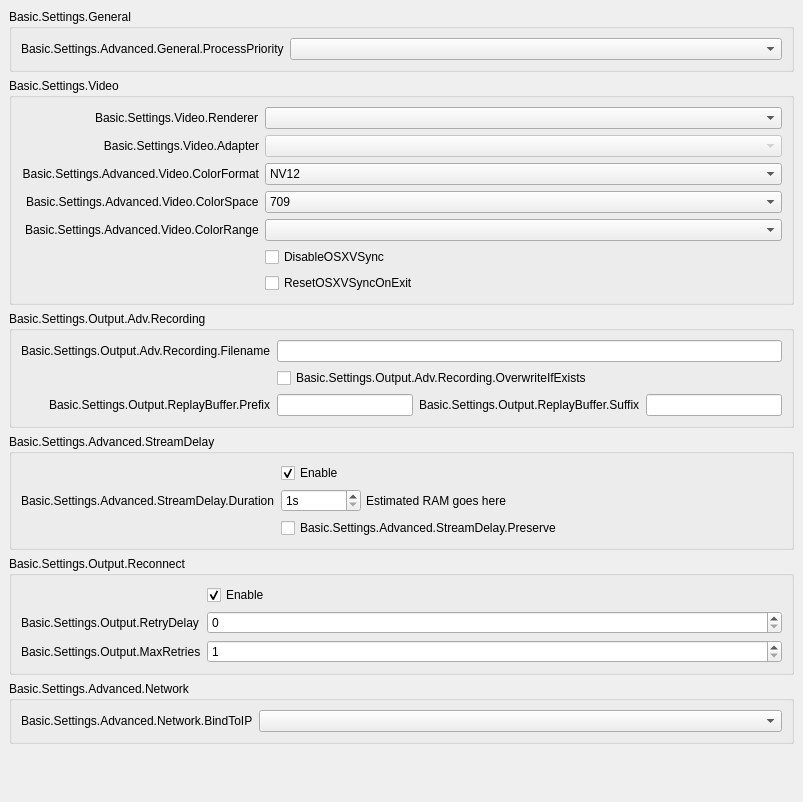
           <widget class="QWidget" name="scrollAreaWidgetContents">
            <property name="geometry">
             <rect>
              <x>0</x>
              <y>0</y>
              <width>803</width>
              <height>709</height>
             </rect>
            </property>
            <layout class="QVBoxLayout" name="verticalLayout_16">
             <property name="leftMargin">
              <number>0</number>
             </property>
             <property name="topMargin">
              <number>0</number>
             </property>
             <property name="rightMargin">
              <number>0</number>
             </property>
             <property name="bottomMargin">
              <number>9</number>
             </property>
             <item alignment="Qt::AlignTop">
              <widget class="QWidget" name="widget_11" native="true">
               <layout class="QVBoxLayout" name="verticalLayout_17">
                <item>
                 <widget class="QGroupBox" name="advancedGeneralGroupBox">
                  <property name="title">
                   <string>Basic.Settings.General</string>
                  </property>
                  <layout class="QFormLayout" name="formLayout_22">
                   <item row="0" column="0">
                    <widget class="QLabel" name="processPriorityLabel">
                     <property name="text">
                      <string>Basic.Settings.Advanced.General.ProcessPriority</string>
                     </property>
                     <property name="buddy">
                      <cstring>processPriority</cstring>
                     </property>
                    </widget>
                   </item>
                   <item row="0" column="1">
                    <widget class="QComboBox" name="processPriority"/>
                   </item>
                  </layout>
                 </widget>
                </item>
                <item>
                 <widget class="QGroupBox" name="advancedVideoContainer">
                  <property name="title">
                   <string>Basic.Settings.Video</string>
                  </property>
                  <layout class="QFormLayout" name="formLayout_14">
                   <property name="fieldGrowthPolicy">
                    <enum>QFormLayout::AllNonFixedFieldsGrow</enum>
                   </property>
                   <property name="labelAlignment">
                    <set>Qt::AlignRight|Qt::AlignTrailing|Qt::AlignVCenter</set>
                   </property>
                   <item row="2" column="0">
                    <widget class="QLabel" name="label_30">
                     <property name="minimumSize">
                      <size>
                       <width>0</width>
                       <height>0</height>
                      </size>
                     </property>
                     <property name="text">
                      <string>Basic.Settings.Advanced.Video.ColorFormat</string>
                     </property>
                     <property name="alignment">
                      <set>Qt::AlignRight|Qt::AlignTrailing|Qt::AlignVCenter</set>
                     </property>
                     <property name="buddy">
                      <cstring>colorFormat</cstring>
                     </property>
                    </widget>
                   </item>
                   <item row="2" column="1">
                    <widget class="QComboBox" name="colorFormat">
                     <item>
                      <property name="text">
                       <string notr="true">NV12</string>
                      </property>
                     </item>
                     <item>
                      <property name="text">
                       <string notr="true">I420</string>
                      </property>
                     </item>
                     <item>
                      <property name="text">
                       <string>I444</string>
                      </property>
                     </item>
                     <item>
                      <property name="text">
                       <string notr="true">RGB</string>
                      </property>
                     </item>
                    </widget>
                   </item>
                   <item row="4" column="0">
                    <widget class="QLabel" name="label_34">
                     <property name="text">
                      <string>Basic.Settings.Advanced.Video.ColorRange</string>
                     </property>
                     <property name="buddy">
                      <cstring>colorRange</cstring>
                     </property>
                    </widget>
                   </item>
                   <item row="4" column="1">
                    <widget class="QComboBox" name="colorRange"/>
                   </item>
                   <item row="3" column="0">
                    <widget class="QLabel" name="label_33">
                     <property name="text">
                      <string>Basic.Settings.Advanced.Video.ColorSpace</string>
                     </property>
                     <property name="buddy">
                      <cstring>colorSpace</cstring>
                     </property>
                    </widget>
                   </item>
                   <item row="3" column="1">
                    <widget class="QComboBox" name="colorSpace">
                     <item>
                      <property name="text">
                       <string notr="true">709</string>
                      </property>
                     </item>
                     <item>
                      <property name="text">
                       <string notr="true">601</string>
                      </property>
                     </item>
                    </widget>
                   </item>
                   <item row="0" column="0">
                    <widget class="QLabel" name="rendererLabel">
                     <property name="text">
                      <string>Basic.Settings.Video.Renderer</string>
                     </property>
                     <property name="buddy">
                      <cstring>renderer</cstring>
                     </property>
                    </widget>
                   </item>
                   <item row="0" column="1">
                    <widget class="QComboBox" name="renderer">
                     <property name="currentText">
                      <string notr="true"/>
                     </property>
                    </widget>
                   </item>
                   <item row="1" column="0">
                    <widget class="QLabel" name="adapterLabel">
                     <property name="text">
                      <string>Basic.Settings.Video.Adapter</string>
                     </property>
                     <property name="alignment">
                      <set>Qt::AlignRight|Qt::AlignTrailing|Qt::AlignVCenter</set>
                     </property>
                     <property name="buddy">
                      <cstring>adapter</cstring>
                     </property>
                    </widget>
                   </item>
                   <item row="1" column="1">
                    <widget class="QComboBox" name="adapter">
                     <property name="enabled">
                      <bool>false</bool>
                     </property>
                     <property name="currentText">
                      <string notr="true"/>
                     </property>
                    </widget>
                   </item>
                   <item row="5" column="1">
                    <widget class="QCheckBox" name="disableOSXVSync">
                     <property name="text">
                      <string>DisableOSXVSync</string>
                     </property>
                    </widget>
                   </item>
                   <item row="6" column="1">
                    <widget class="QCheckBox" name="resetOSXVSync">
                     <property name="text">
                      <string>ResetOSXVSyncOnExit</string>
                     </property>
                    </widget>
                   </item>
                  </layout>
                 </widget>
                </item>
                <item>
                 <widget class="QGroupBox" name="groupBox_6">
                  <property name="title">
                   <string>Basic.Settings.Output.Adv.Recording</string>
                  </property>
                  <layout class="QFormLayout" name="formLayout_17">
                   <property name="labelAlignment">
                    <set>Qt::AlignRight|Qt::AlignTrailing|Qt::AlignVCenter</set>
                   </property>
                   <item row="0" column="0">
                    <widget class="QLabel" name="label_7">
                     <property name="text">
                      <string>Basic.Settings.Output.Adv.Recording.Filename</string>
                     </property>
                    </widget>
                   </item>
                   <item row="0" column="1">
                    <widget class="QLineEdit" name="filenameFormatting"/>
                   </item>
                   <item row="1" column="1">
                    <widget class="QCheckBox" name="overwriteIfExists">
                     <property name="text">
                      <string>Basic.Settings.Output.Adv.Recording.OverwriteIfExists</string>
                     </property>
                    </widget>
                   </item>
                   <item row="2" column="1">
                    <layout class="QHBoxLayout" name="horizontalLayout_14">
                     <property name="leftMargin">
                      <number>0</number>
                     </property>
                     <property name="topMargin">
                      <number>0</number>
                     </property>
                     <property name="rightMargin">
                      <number>0</number>
                     </property>
                     <property name="bottomMargin">
                      <number>0</number>
                     </property>
                     <item>
                      <widget class="QLineEdit" name="simpleRBPrefix"/>
                     </item>
                     <item>
                      <widget class="QLabel" name="label_58">
                       <property name="text">
                        <string>Basic.Settings.Output.ReplayBuffer.Suffix</string>
                       </property>
                      </widget>
                     </item>
                     <item>
                      <widget class="QLineEdit" name="simpleRBSuffix"/>
                     </item>
                    </layout>
                   </item>
                   <item row="2" column="0">
                    <widget class="QLabel" name="label_57">
                     <property name="text">
                      <string>Basic.Settings.Output.ReplayBuffer.Prefix</string>
                     </property>
                    </widget>
                   </item>
                  </layout>
                 </widget>
                </item>
                <item>
                 <widget class="QGroupBox" name="groupBox_5">
                  <property name="title">
                   <string>Basic.Settings.Advanced.StreamDelay</string>
                  </property>
                  <layout class="QFormLayout" name="formLayout_18">
                   <item row="0" column="1">
                    <widget class="QCheckBox" name="streamDelayEnable">
                     <property name="text">
                      <string>Enable</string>
                     </property>
                     <property name="checked">
                      <bool>true</bool>
                     </property>
                    </widget>
                   </item>
                   <item row="1" column="0">
                    <widget class="QLabel" name="label_56">
                     <property name="text">
                      <string>Basic.Settings.Advanced.StreamDelay.Duration</string>
                     </property>
                     <property name="buddy">
                      <cstring>streamDelaySec</cstring>
                     </property>
                    </widget>
                   </item>
                   <item row="1" column="1">
                    <widget class="QWidget" name="widget_12" native="true">
                     <property name="enabled">
                      <bool>true</bool>
                     </property>
                     <layout class="QHBoxLayout" name="horizontalLayout_13">
                      <property name="spacing">
                       <number>5</number>
                      </property>
                      <property name="leftMargin">
                       <number>0</number>
                      </property>
                      <property name="topMargin">
                       <number>0</number>
                      </property>
                      <property name="rightMargin">
                       <number>0</number>
                      </property>
                      <property name="bottomMargin">
                       <number>0</number>
                      </property>
                      <item>
                       <widget class="QSpinBox" name="streamDelaySec">
                        <property name="enabled">
                         <bool>true</bool>
                        </property>
                        <property name="sizePolicy">
                         <sizepolicy hsizetype="Maximum" vsizetype="Fixed">
                          <horstretch>0</horstretch>
                          <verstretch>0</verstretch>
                         </sizepolicy>
                        </property>
                        <property name="minimumSize">
                         <size>
                          <width>80</width>
                          <height>0</height>
                         </size>
                        </property>
                        <property name="suffix">
                         <string notr="true">s</string>
                        </property>
                        <property name="minimum">
                         <number>1</number>
                        </property>
                        <property name="maximum">
                         <number>1800</number>
                        </property>
                       </widget>
                      </item>
                      <item>
                       <widget class="QLabel" name="streamDelayInfo">
                        <property name="text">
                         <string notr="true">Estimated RAM goes here</string>
                        </property>
                       </widget>
                      </item>
                     </layout>
                    </widget>
                   </item>
                   <item row="2" column="1">
                    <widget class="QCheckBox" name="streamDelayPreserve">
                     <property name="text">
                      <string>Basic.Settings.Advanced.StreamDelay.Preserve</string>
                     </property>
                    </widget>
                   </item>
                  </layout>
                 </widget>
                </item>
                <item>
                 <widget class="QGroupBox" name="groupBox_7">
                  <property name="title">
                   <string>Basic.Settings.Output.Reconnect</string>
                  </property>
                  <layout class="QFormLayout" name="formLayout_19">
                   <property name="fieldGrowthPolicy">
                    <enum>QFormLayout::AllNonFixedFieldsGrow</enum>
                   </property>
                   <item row="1" column="0">
                    <widget class="QLabel" name="label_17">
                     <property name="text">
                      <string>Basic.Settings.Output.RetryDelay</string>
                     </property>
                     <property name="buddy">
                      <cstring>reconnectRetryDelay</cstring>
                     </property>
                    </widget>
                   </item>
                   <item row="0" column="1">
                    <widget class="QCheckBox" name="reconnectEnable">
                     <property name="text">
                      <string>Enable</string>
                     </property>
                     <property name="checked">
                      <bool>true</bool>
                     </property>
                    </widget>
                   </item>
                   <item row="1" column="1">
                    <widget class="QSpinBox" name="reconnectRetryDelay">
                     <property name="maximum">
                      <number>30</number>
                     </property>
                    </widget>
                   </item>
                   <item row="2" column="0">
                    <widget class="QLabel" name="label_22">
                     <property name="text">
                      <string>Basic.Settings.Output.MaxRetries</string>
                     </property>
                     <property name="buddy">
                      <cstring>reconnectMaxRetries</cstring>
                     </property>
                    </widget>
                   </item>
                   <item row="2" column="1">
                    <widget class="QSpinBox" name="reconnectMaxRetries">
                     <property name="minimum">
                      <number>1</number>
                     </property>
                     <property name="maximum">
                      <number>10000</number>
                     </property>
                    </widget>
                   </item>
                  </layout>
                 </widget>
                </item>
                <item>
                 <widget class="QGroupBox" name="groupBox_11">
                  <property name="title">
                   <string>Basic.Settings.Advanced.Network</string>
                  </property>
                  <layout class="QFormLayout" name="formLayout_23">
                   <property name="fieldGrowthPolicy">
                    <enum>QFormLayout::AllNonFixedFieldsGrow</enum>
                   </property>
                   <item row="0" column="1">
                    <widget class="QComboBox" name="bindToIP"/>
                   </item>
                   <item row="0" column="0">
                    <widget class="QLabel" name="label_27">
                     <property name="text">
                      <string>Basic.Settings.Advanced.Network.BindToIP</string>
                     </property>
                    </widget>
                   </item>
                  </layout>
                 </widget>
                </item>
                <item>
                 <widget class="QLabel" name="advancedMsg">
                  <property name="styleSheet">
                   <string notr="true">color: rgb(255, 0, 4);</string>
                  </property>
                  <property name="text">
                   <string notr="true"/>
                  </property>
                  <property name="wordWrap">
                   <bool>true</bool>
                  </property>
                 </widget>
                </item>
                <item>
                 <widget class="QLabel" name="advancedMsg2">
                  <property name="styleSheet">
                   <string notr="true">color: rgb(255, 0, 4);</string>
                  </property>
                  <property name="text">
                   <string notr="true"/>
                  </property>
                  <property name="wordWrap">
                   <bool>true</bool>
                  </property>
                 </widget>
                </item>
               </layout>
              </widget>
             </item>
            </layout>
           </widget>
